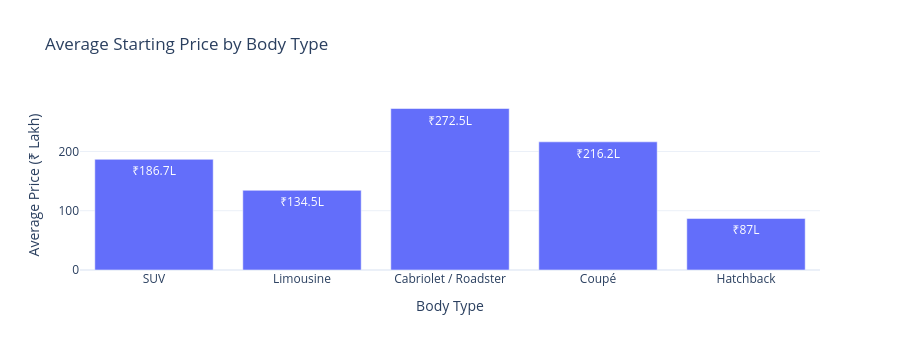

This figure's notebook cell:
### Markdown cell above
### Where is Mercedes-Benz concentrating its portfolio?

### Code cell
# Average Price by Body Type
fig = px.bar(
    body_summary.reset_index(),
    x="body_type",
    y="avg_price",
    text=body_summary["avg_price"].round(1),
    title="Average Starting Price by Body Type",
    labels={
        "body_type": "Body Type",
        "avg_price": "Average Price (₹ Lakh)"
    }
)

fig.update_traces(texttemplate="₹%{text}L")

fig.update_layout(
    template="plotly_white",
    height=350
)

fig.show()

### Figure 1 — Plotly figure (JSON) as saved in the notebook; plotly's stock layout.template omitted (floating-point values rounded to 4 significant figures)
{"data": [{"hovertemplate": "Body Type=%{x}<br>Average Price (₹ Lakh)=%{y}<br>text=%{text}<extra></extra>", "legendgroup": "", "marker": {"color": "#636efa", "pattern": {"shape": ""}}, "name": "", "orientation": "v", "showlegend": false, "text": [186.7, 134.5, 272.5, 216.2, 87.0], "textposition": "auto", "texttemplate": "₹%{text}L", "type": "bar", "x": ["SUV", "Limousine", "Cabriolet / Roadster", "Coupé", "Hatchback"], "xaxis": "x", "y": [186.7, 134.5, 272.5, 216.2, 87.0], "yaxis": "y"}], "layout": {"barmode": "relative", "height": 350, "legend": {"tracegroupgap": 0}, "title": {"text": "Average Starting Price by Body Type"}, "xaxis": {"anchor": "y", "domain": [0, 1], "title": {"text": "Body Type"}}, "yaxis": {"anchor": "x", "domain": [0, 1], "title": {"text": "Average Price (₹ Lakh)"}}}}
